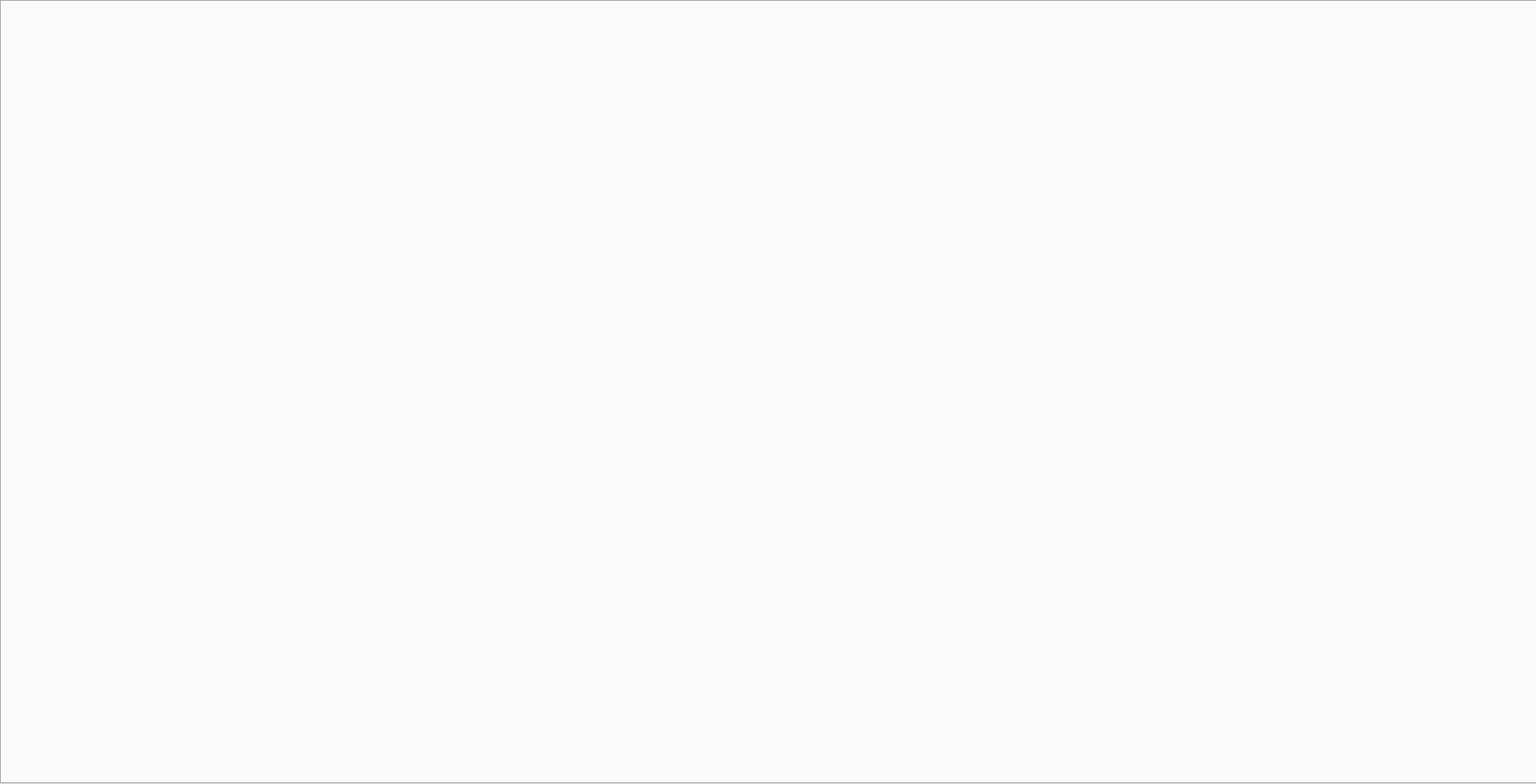
<?xml version="1.0" encoding="UTF-8"?>
<ui version="4.0">
 <class>QNavigationPage</class>
 <widget class="QWidget" name="QNavigationPage">
  <property name="geometry">
   <rect>
    <x>0</x>
    <y>0</y>
    <width>1800</width>
    <height>919</height>
   </rect>
  </property>
  <property name="windowTitle">
   <string>QNavigationPage</string>
  </property>
  <widget class="QTabWidget" name="tabWidget">
   <property name="geometry">
    <rect>
     <x>0</x>
     <y>0</y>
     <width>1920</width>
     <height>919</height>
    </rect>
   </property>
   <property name="sizePolicy">
    <sizepolicy hsizetype="MinimumExpanding" vsizetype="Expanding">
     <horstretch>0</horstretch>
     <verstretch>0</verstretch>
    </sizepolicy>
   </property>
   <property name="styleSheet">
    <string notr="true"/>
   </property>
  </widget>
  <widget class="QryCondDisplayWgt" name="QryCondTipWgt" native="true">
   <property name="geometry">
    <rect>
     <x>668</x>
     <y>28</y>
     <width>600</width>
     <height>30</height>
    </rect>
   </property>
  </widget>
 </widget>
 <layoutdefault spacing="6" margin="11"/>
 <customwidgets>
  <customwidget>
   <class>QryCondDisplayWgt</class>
   <extends>QWidget</extends>
   <header>qryconddisplaywgt.h</header>
   <container>1</container>
  </customwidget>
 </customwidgets>
 <resources/>
 <connections/>
</ui>
